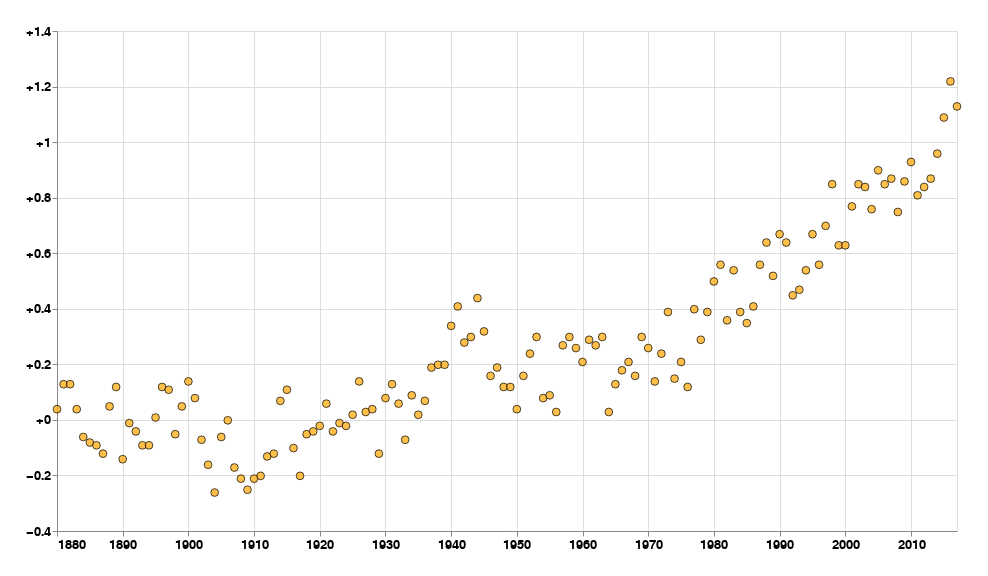

Write notebook code for a chart like this one.
### Code cell
# Main chart
chart = alt.Chart(df).mark_point(
    color="black",
    fill="orange",
    size=60,
    shape="circle",
    strokeWidth=1
).encode(
    y=alt.Y(
        field="J-D",
        title="",
        type="quantitative",
        scale=alt.Scale(
            zero=False
        ),
        axis=alt.Axis(
            format="+.2",
            tickCount=10)
    ),
    x=alt.X(
        field="Year",
        title="",
        type="temporal",
        scale=alt.Scale(
            zero=False
        ),
        axis=alt.Axis(
            tickCount=15)
    ),
    tooltip=[
        alt.Tooltip(title="Temperature", field="J-D", type="quantitative"),
        alt.Tooltip(title="Year", field="Year", type="temporal", format="%Y"),
    ]
)

chart.properties(
    width=900,
    height=500,
    padding=25
).configure_axis(
    labelFontSize=13,
    labelFontWeight=600
    )

### Figure 1 — Vega-Lite specification as saved in the notebook (floating-point values rounded to 4 significant figures; data arrays with more than 128 entries replaced by an {"elided": "..."} marker saying what was removed)
{"config": {"view": {"continuousWidth": 400, "continuousHeight": 300}, "axis": {"labelFontSize": 13, "labelFontWeight": 600}}, "data": {"name": "data-f28dbe03ba54669d698d7d2cdcbfce3b"}, "mark": {"type": "point", "color": "black", "fill": "orange", "shape": "circle", "size": 60, "strokeWidth": 1}, "encoding": {"tooltip": [{"type": "quantitative", "field": "J-D", "title": "Temperature"}, {"type": "temporal", "field": "Year", "format": "%Y", "title": "Year"}], "x": {"type": "temporal", "axis": {"tickCount": 15}, "field": "Year", "scale": {"zero": false}, "title": ""}, "y": {"type": "quantitative", "axis": {"format": "+.2", "tickCount": 10}, "field": "J-D", "scale": {"zero": false}, "title": ""}}, "height": 500, "padding": 25, "width": 900, "$schema": "https://vega.github.io/schema/vega-lite/v4.8.1.json", "datasets": {"data-f28dbe03ba54669d698d7d2cdcbfce3b": {"elided": "138 records"}}}
